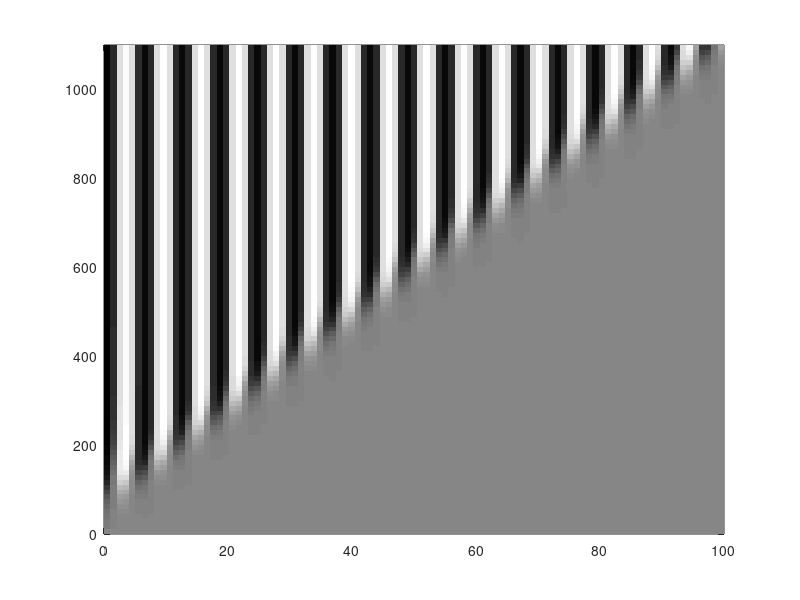

This figure's MATLAB source: (Note: this script raises an error after producing the figure.)
% model parameters
a = .5;
kappa = .1;
gamma = 1;

% simulation parameters
dt = .1; T = 1100;
dx = 1;
numsteps = T/dt;
N = 100;

% initial conditions
C0 = zeros(N,1);
E0 = a*ones(N,1); E0(1,1) = E0(1,1) + .01;

% initialize the matrices
C = zeros(N,numsteps); E = zeros(N,numsteps);
C(:,1) = C0; E(:,1) = E0;

% construct calculation matrix
uDiag = [0; ones(N-1,1)];
cDiag = [-1;-2*ones(N-2,1);-1];
lDiag = [ones(N-1,1); 0];
B = [uDiag, cDiag, lDiag];
d = [1; 0; -1];
L = spdiags(B, d, N, N)*dt/(2*dx^2);

[L_C, U_C, ~] = lu(speye(N)-L);
[L_E, U_E, ~] = lu(speye(N)-kappa*L);

%Explicit Euler Method
for i=2:numsteps
    % domain interior
    f = E(:,i-1).*(1-E(:,i-1)).*(E(:,i-1)-a)+gamma*C(:,i-1);
    C(:,i) = U_C\(L_C\(C(:,i-1)-f*dt));
    E(:,i) = U_E\(L_E\(E(:,i-1)+f*dt));
end

figure
pcolor(linspace(0,dx*N,N),linspace(0,dt*numsteps,100),C(:,1:floor(end/100):end)')
shading flat
colormap gray
drawnow
    
animate(C,E,dx)